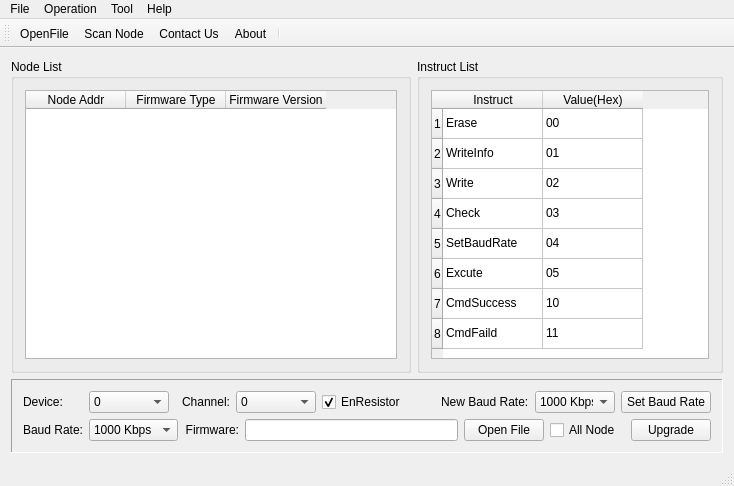
<?xml version="1.0" encoding="UTF-8"?>
<ui version="4.0">
 <class>MainWindow</class>
 <widget class="QMainWindow" name="MainWindow">
  <property name="geometry">
   <rect>
    <x>0</x>
    <y>0</y>
    <width>734</width>
    <height>486</height>
   </rect>
  </property>
  <property name="windowTitle">
   <string>Ginkgo USB-CAN Bootloader</string>
  </property>
  <property name="windowIcon">
   <iconset resource="image.qrc">
    <normaloff>:/images/easyicon_net.png</normaloff>:/images/easyicon_net.png</iconset>
  </property>
  <widget class="QWidget" name="centralWidget">
   <layout class="QGridLayout" name="gridLayout_4">
    <item row="0" column="0">
     <layout class="QVBoxLayout" name="verticalLayout_2">
      <item>
       <layout class="QHBoxLayout" name="horizontalLayout_8">
        <item>
         <widget class="QGroupBox" name="groupBox">
          <property name="minimumSize">
           <size>
            <width>400</width>
            <height>0</height>
           </size>
          </property>
          <property name="title">
           <string>Node List</string>
          </property>
          <layout class="QGridLayout" name="gridLayout">
           <item row="0" column="0">
            <widget class="QTableWidget" name="nodeListTableWidget">
             <column>
              <property name="text">
               <string>Node Addr</string>
              </property>
             </column>
             <column>
              <property name="text">
               <string>Firmware Type</string>
              </property>
             </column>
             <column>
              <property name="text">
               <string>Firmware Version</string>
              </property>
             </column>
            </widget>
           </item>
          </layout>
         </widget>
        </item>
        <item>
         <widget class="QGroupBox" name="groupBox_2">
          <property name="minimumSize">
           <size>
            <width>300</width>
            <height>0</height>
           </size>
          </property>
          <property name="title">
           <string>Instruct List</string>
          </property>
          <layout class="QGridLayout" name="gridLayout_2">
           <item row="0" column="0">
            <widget class="QTableWidget" name="cmdListTableWidget">
             <row>
              <property name="text">
               <string>1</string>
              </property>
             </row>
             <row>
              <property name="text">
               <string>2</string>
              </property>
             </row>
             <row>
              <property name="text">
               <string>3</string>
              </property>
             </row>
             <row>
              <property name="text">
               <string>4</string>
              </property>
             </row>
             <row>
              <property name="text">
               <string>5</string>
              </property>
             </row>
             <row>
              <property name="text">
               <string>6</string>
              </property>
             </row>
             <row>
              <property name="text">
               <string>7</string>
              </property>
             </row>
             <row>
              <property name="text">
               <string>8</string>
              </property>
             </row>
             <column>
              <property name="text">
               <string>Instruct</string>
              </property>
             </column>
             <column>
              <property name="text">
               <string>Value(Hex)</string>
              </property>
             </column>
             <item row="0" column="0">
              <property name="text">
               <string>Erase</string>
              </property>
              <property name="flags">
               <set>ItemIsSelectable|ItemIsDragEnabled|ItemIsEnabled</set>
              </property>
             </item>
             <item row="0" column="1">
              <property name="text">
               <string>00</string>
              </property>
             </item>
             <item row="1" column="0">
              <property name="text">
               <string>WriteInfo</string>
              </property>
              <property name="flags">
               <set>ItemIsSelectable|ItemIsDragEnabled|ItemIsEnabled</set>
              </property>
             </item>
             <item row="1" column="1">
              <property name="text">
               <string>01</string>
              </property>
             </item>
             <item row="2" column="0">
              <property name="text">
               <string>Write</string>
              </property>
              <property name="flags">
               <set>ItemIsSelectable|ItemIsDragEnabled|ItemIsEnabled</set>
              </property>
             </item>
             <item row="2" column="1">
              <property name="text">
               <string>02</string>
              </property>
             </item>
             <item row="3" column="0">
              <property name="text">
               <string>Check</string>
              </property>
              <property name="flags">
               <set>ItemIsSelectable|ItemIsDragEnabled|ItemIsEnabled</set>
              </property>
             </item>
             <item row="3" column="1">
              <property name="text">
               <string>03</string>
              </property>
             </item>
             <item row="4" column="0">
              <property name="text">
               <string>SetBaudRate</string>
              </property>
              <property name="flags">
               <set>ItemIsSelectable|ItemIsDragEnabled|ItemIsEnabled</set>
              </property>
             </item>
             <item row="4" column="1">
              <property name="text">
               <string>04</string>
              </property>
             </item>
             <item row="5" column="0">
              <property name="text">
               <string>Excute</string>
              </property>
              <property name="flags">
               <set>ItemIsSelectable|ItemIsDragEnabled|ItemIsEnabled</set>
              </property>
             </item>
             <item row="5" column="1">
              <property name="text">
               <string>05</string>
              </property>
             </item>
             <item row="6" column="0">
              <property name="text">
               <string>CmdSuccess</string>
              </property>
              <property name="flags">
               <set>ItemIsSelectable|ItemIsDragEnabled|ItemIsEnabled</set>
              </property>
             </item>
             <item row="6" column="1">
              <property name="text">
               <string>10</string>
              </property>
             </item>
             <item row="7" column="0">
              <property name="text">
               <string>CmdFaild</string>
              </property>
              <property name="flags">
               <set>ItemIsSelectable|ItemIsDragEnabled|ItemIsEnabled</set>
              </property>
             </item>
             <item row="7" column="1">
              <property name="text">
               <string>11</string>
              </property>
             </item>
            </widget>
           </item>
          </layout>
         </widget>
        </item>
       </layout>
      </item>
      <item>
       <widget class="QFrame" name="frame">
        <property name="frameShape">
         <enum>QFrame::Panel</enum>
        </property>
        <property name="frameShadow">
         <enum>QFrame::Sunken</enum>
        </property>
        <layout class="QGridLayout" name="gridLayout_3">
         <item row="0" column="0">
          <layout class="QVBoxLayout" name="verticalLayout">
           <item>
            <layout class="QHBoxLayout" name="horizontalLayout_6">
             <item>
              <layout class="QHBoxLayout" name="horizontalLayout">
               <item>
                <widget class="QLabel" name="label">
                 <property name="minimumSize">
                  <size>
                   <width>60</width>
                   <height>0</height>
                  </size>
                 </property>
                 <property name="text">
                  <string>Device:</string>
                 </property>
                </widget>
               </item>
               <item>
                <widget class="QComboBox" name="deviceHandleComboBox">
                 <property name="minimumSize">
                  <size>
                   <width>80</width>
                   <height>0</height>
                  </size>
                 </property>
                 <item>
                  <property name="text">
                   <string>0</string>
                  </property>
                 </item>
                 <item>
                  <property name="text">
                   <string>1</string>
                  </property>
                 </item>
                 <item>
                  <property name="text">
                   <string>2</string>
                  </property>
                 </item>
                 <item>
                  <property name="text">
                   <string>3</string>
                  </property>
                 </item>
                 <item>
                  <property name="text">
                   <string>4</string>
                  </property>
                 </item>
                 <item>
                  <property name="text">
                   <string>5</string>
                  </property>
                 </item>
                 <item>
                  <property name="text">
                   <string>6</string>
                  </property>
                 </item>
                 <item>
                  <property name="text">
                   <string>7</string>
                  </property>
                 </item>
                 <item>
                  <property name="text">
                   <string>8</string>
                  </property>
                 </item>
                 <item>
                  <property name="text">
                   <string>9</string>
                  </property>
                 </item>
                </widget>
               </item>
              </layout>
             </item>
             <item>
              <layout class="QHBoxLayout" name="horizontalLayout_2">
               <item>
                <widget class="QLabel" name="label_2">
                 <property name="minimumSize">
                  <size>
                   <width>55</width>
                   <height>0</height>
                  </size>
                 </property>
                 <property name="text">
                  <string>Channel:</string>
                 </property>
                 <property name="alignment">
                  <set>Qt::AlignRight|Qt::AlignTrailing|Qt::AlignVCenter</set>
                 </property>
                </widget>
               </item>
               <item>
                <widget class="QComboBox" name="channelIndexComboBox">
                 <property name="minimumSize">
                  <size>
                   <width>80</width>
                   <height>0</height>
                  </size>
                 </property>
                 <item>
                  <property name="text">
                   <string>0</string>
                  </property>
                 </item>
                 <item>
                  <property name="text">
                   <string>1</string>
                  </property>
                 </item>
                </widget>
               </item>
              </layout>
             </item>
             <item>
              <widget class="QCheckBox" name="checkBoxEnResistor">
               <property name="text">
                <string>EnResistor</string>
               </property>
               <property name="checked">
                <bool>true</bool>
               </property>
              </widget>
             </item>
             <item>
              <spacer name="horizontalSpacer">
               <property name="orientation">
                <enum>Qt::Horizontal</enum>
               </property>
               <property name="sizeHint" stdset="0">
                <size>
                 <width>40</width>
                 <height>20</height>
                </size>
               </property>
              </spacer>
             </item>
             <item>
              <layout class="QHBoxLayout" name="horizontalLayout_9">
               <item>
                <widget class="QLabel" name="label_6">
                 <property name="text">
                  <string>New Baud Rate:</string>
                 </property>
                </widget>
               </item>
               <item>
                <widget class="QComboBox" name="newBaudRateComboBox">
                 <property name="minimumSize">
                  <size>
                   <width>80</width>
                   <height>0</height>
                  </size>
                 </property>
                 <item>
                  <property name="text">
                   <string>1000 Kbps</string>
                  </property>
                 </item>
                 <item>
                  <property name="text">
                   <string>800 Kbps</string>
                  </property>
                 </item>
                 <item>
                  <property name="text">
                   <string>500 Kbps</string>
                  </property>
                 </item>
                 <item>
                  <property name="text">
                   <string>300 Kbps</string>
                  </property>
                 </item>
                 <item>
                  <property name="text">
                   <string>250 Kbps</string>
                  </property>
                 </item>
                 <item>
                  <property name="text">
                   <string>200 Kbps</string>
                  </property>
                 </item>
                 <item>
                  <property name="text">
                   <string>150 Kbps</string>
                  </property>
                 </item>
                 <item>
                  <property name="text">
                   <string>125 Kbps</string>
                  </property>
                 </item>
                 <item>
                  <property name="text">
                   <string>100 Kbps</string>
                  </property>
                 </item>
                 <item>
                  <property name="text">
                   <string>75 Kbps</string>
                  </property>
                 </item>
                 <item>
                  <property name="text">
                   <string>50 Kbps</string>
                  </property>
                 </item>
                 <item>
                  <property name="text">
                   <string>20 Kbps</string>
                  </property>
                 </item>
                </widget>
               </item>
              </layout>
             </item>
             <item>
              <widget class="QPushButton" name="setbaudRatePushButton">
               <property name="minimumSize">
                <size>
                 <width>90</width>
                 <height>0</height>
                </size>
               </property>
               <property name="text">
                <string>Set Baud Rate</string>
               </property>
              </widget>
             </item>
            </layout>
           </item>
           <item>
            <layout class="QHBoxLayout" name="horizontalLayout_7">
             <item>
              <layout class="QHBoxLayout" name="horizontalLayout_3">
               <item>
                <widget class="QLabel" name="label_3">
                 <property name="minimumSize">
                  <size>
                   <width>60</width>
                   <height>0</height>
                  </size>
                 </property>
                 <property name="text">
                  <string>Baud Rate:</string>
                 </property>
                </widget>
               </item>
               <item>
                <widget class="QComboBox" name="baudRateComboBox">
                 <property name="minimumSize">
                  <size>
                   <width>80</width>
                   <height>0</height>
                  </size>
                 </property>
                 <item>
                  <property name="text">
                   <string>1000 Kbps</string>
                  </property>
                 </item>
                 <item>
                  <property name="text">
                   <string>800 Kbps</string>
                  </property>
                 </item>
                 <item>
                  <property name="text">
                   <string>500 Kbps</string>
                  </property>
                 </item>
                 <item>
                  <property name="text">
                   <string>300 Kbps</string>
                  </property>
                 </item>
                 <item>
                  <property name="text">
                   <string>250 Kbps</string>
                  </property>
                 </item>
                 <item>
                  <property name="text">
                   <string>200 Kbps</string>
                  </property>
                 </item>
                 <item>
                  <property name="text">
                   <string>150 Kbps</string>
                  </property>
                 </item>
                 <item>
                  <property name="text">
                   <string>125 Kbps</string>
                  </property>
                 </item>
                 <item>
                  <property name="text">
                   <string>100 Kbps</string>
                  </property>
                 </item>
                 <item>
                  <property name="text">
                   <string>75 Kbps</string>
                  </property>
                 </item>
                 <item>
                  <property name="text">
                   <string>50 Kbps</string>
                  </property>
                 </item>
                 <item>
                  <property name="text">
                   <string>20 Kbps</string>
                  </property>
                 </item>
                </widget>
               </item>
              </layout>
             </item>
             <item>
              <layout class="QHBoxLayout" name="horizontalLayout_5">
               <item>
                <widget class="QLabel" name="label_5">
                 <property name="minimumSize">
                  <size>
                   <width>55</width>
                   <height>0</height>
                  </size>
                 </property>
                 <property name="text">
                  <string>Firmware:</string>
                 </property>
                 <property name="alignment">
                  <set>Qt::AlignRight|Qt::AlignTrailing|Qt::AlignVCenter</set>
                 </property>
                </widget>
               </item>
               <item>
                <widget class="QLineEdit" name="firmwareLineEdit"/>
               </item>
               <item>
                <widget class="QPushButton" name="openFirmwareFilePushButton">
                 <property name="minimumSize">
                  <size>
                   <width>80</width>
                   <height>0</height>
                  </size>
                 </property>
                 <property name="text">
                  <string>Open File</string>
                 </property>
                </widget>
               </item>
               <item>
                <widget class="QCheckBox" name="allNodeCheckBox">
                 <property name="minimumSize">
                  <size>
                   <width>75</width>
                   <height>0</height>
                  </size>
                 </property>
                 <property name="text">
                  <string>All Node</string>
                 </property>
                </widget>
               </item>
              </layout>
             </item>
             <item>
              <widget class="QPushButton" name="updateFirmwarePushButton">
               <property name="minimumSize">
                <size>
                 <width>80</width>
                 <height>0</height>
                </size>
               </property>
               <property name="text">
                <string>Upgrade</string>
               </property>
              </widget>
             </item>
            </layout>
           </item>
          </layout>
         </item>
        </layout>
       </widget>
      </item>
     </layout>
    </item>
   </layout>
  </widget>
  <widget class="QMenuBar" name="menuBar">
   <property name="geometry">
    <rect>
     <x>0</x>
     <y>0</y>
     <width>734</width>
     <height>23</height>
    </rect>
   </property>
   <widget class="QMenu" name="menu">
    <property name="title">
     <string>File</string>
    </property>
    <addaction name="openFirmwareFileAction"/>
    <addaction name="exitAction"/>
   </widget>
   <widget class="QMenu" name="menu_2">
    <property name="title">
     <string>Operation</string>
    </property>
    <addaction name="scanNodeAction"/>
   </widget>
   <widget class="QMenu" name="menu_3">
    <property name="title">
     <string>Help</string>
    </property>
    <addaction name="contactUsAction"/>
    <addaction name="aboutAction"/>
   </widget>
   <widget class="QMenu" name="menu_4">
    <property name="title">
     <string>Tool</string>
    </property>
   </widget>
   <addaction name="menu"/>
   <addaction name="menu_2"/>
   <addaction name="menu_4"/>
   <addaction name="menu_3"/>
  </widget>
  <widget class="QToolBar" name="mainToolBar">
   <attribute name="toolBarArea">
    <enum>TopToolBarArea</enum>
   </attribute>
   <attribute name="toolBarBreak">
    <bool>false</bool>
   </attribute>
   <addaction name="openFirmwareFileAction"/>
   <addaction name="scanNodeAction"/>
   <addaction name="contactUsAction"/>
   <addaction name="aboutAction"/>
   <addaction name="separator"/>
  </widget>
  <widget class="QStatusBar" name="statusBar"/>
  <action name="exitAction">
   <property name="icon">
    <iconset resource="image.qrc">
     <normaloff>:/images/gif_48_026.gif</normaloff>:/images/gif_48_026.gif</iconset>
   </property>
   <property name="text">
    <string>Exit</string>
   </property>
  </action>
  <action name="scanNodeAction">
   <property name="icon">
    <iconset resource="image.qrc">
     <normaloff>:/images/gif_48_086.gif</normaloff>:/images/gif_48_086.gif</iconset>
   </property>
   <property name="text">
    <string>Scan Node</string>
   </property>
  </action>
  <action name="contactUsAction">
   <property name="icon">
    <iconset resource="image.qrc">
     <normaloff>:/images/gif_48_079.gif</normaloff>:/images/gif_48_079.gif</iconset>
   </property>
   <property name="text">
    <string>Contact Us</string>
   </property>
  </action>
  <action name="aboutAction">
   <property name="icon">
    <iconset resource="image.qrc">
     <normaloff>:/images/gif_48_052.gif</normaloff>:/images/gif_48_052.gif</iconset>
   </property>
   <property name="text">
    <string>About</string>
   </property>
  </action>
  <action name="openFirmwareFileAction">
   <property name="icon">
    <iconset resource="image.qrc">
     <normaloff>:/images/gif_48_045.gif</normaloff>:/images/gif_48_045.gif</iconset>
   </property>
   <property name="text">
    <string>OpenFile</string>
   </property>
  </action>
 </widget>
 <layoutdefault spacing="6" margin="11"/>
 <resources>
  <include location="image.qrc"/>
 </resources>
 <connections/>
</ui>
